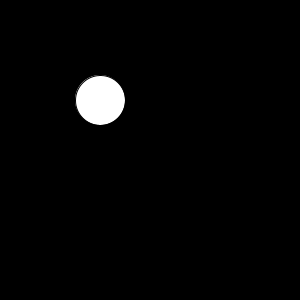
Frame 1 (no input)
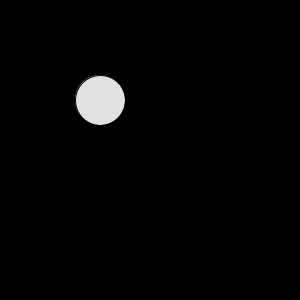
Frame 60 (the mouse pressed at the canvas centre just before this capture)
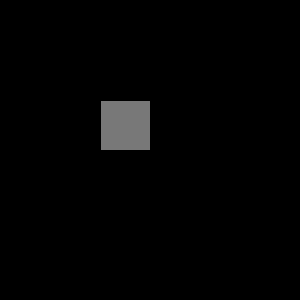
Frame 120 (the mouse held since frame 60 and released just before this capture)

The Processing sketch that drew these frames (run headless with seeded random() and noise(); from frame 60 on, the mouse is pressed at the canvas centre):

// Processing sketch: Exercise_5_Conditions_1
// ── Exercise_5_Conditions_1.pde
void setup(){        //occurs once
  size(300,300);
  background(220);
}



void draw(){  //updates 60x second
  background(0);
  if(mouseX < width/2){
    ellipse(width/3,height/3,50,50);
    fill(225);
  }else {
    rect(width/3,height/3,50,50);
    fill(120);
  }
}
